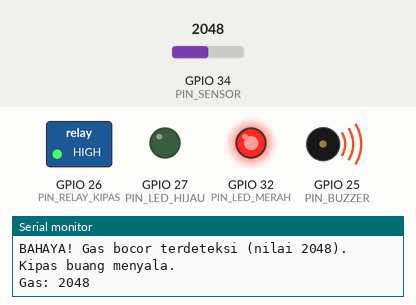
A sketch run on a simulated ESP32. On the bench: switched loads named in the sketch (green lamp = pin HIGH), output pins drawn as LEDs (lit = HIGH), buzzer (waves = sounding, pin HIGH), the last lines printed to the serial monitor. Inputs (shaded band) come from the test bench; at power-on: GPIO 34 (PIN_SENSOR) = 2048.

Above: at 1.2 s.
1.3 s: GPIO 34 (PIN_SENSOR) set to 420
3.1 s: GPIO 34 (PIN_SENSOR) set to 370
At 4.7 s:
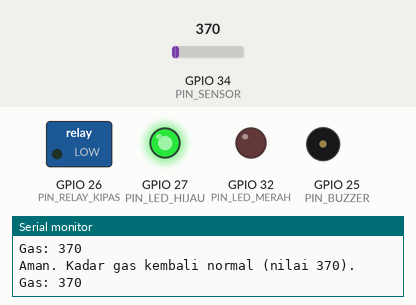
5.2 s: GPIO 34 (PIN_SENSOR) set to 440
At 6.6 s:
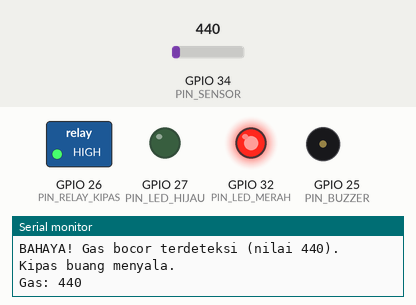
8.2 s: GPIO 34 (PIN_SENSOR) set to 360
At 9.9 s:
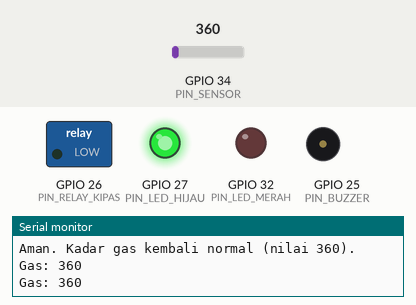
Timing chart, 0 to 11.0 s (numbered marks = the images above; inputs shaded):
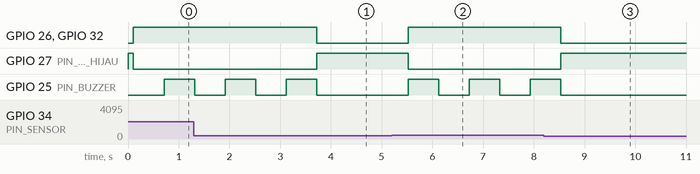

Measured:
- the behaviour switches between 401 and 400 on GPIO 34 (PIN_SENSOR) (found by bisection; images 0 and 1)
- after the input at 3.1 s, GPIO 26 (PIN_RELAY_KIPAS), GPIO 32 (PIN_LED_MERAH): HIGH → LOW after 0.62 s; GPIO 27 (PIN_LED_HIJAU): LOW → HIGH after 0.62 s; GPIO 25 (PIN_BUZZER): goes on until 3.7 s, then stays LOW
- after the input at 5.2 s, GPIO 26 (PIN_RELAY_KIPAS), GPIO 32 (PIN_LED_MERAH): LOW → HIGH after 0.32 s; GPIO 27 (PIN_LED_HIJAU): HIGH → LOW after 0.32 s; GPIO 25 (PIN_BUZZER): alternates HIGH for 0.60 s and LOW for 0.60 s, starting after 0.32 s
- after the input at 8.2 s, GPIO 26 (PIN_RELAY_KIPAS), GPIO 32 (PIN_LED_MERAH): HIGH → LOW after 0.33 s; GPIO 27 (PIN_LED_HIJAU): LOW → HIGH after 0.33 s; GPIO 25 (PIN_BUZZER): goes on until 8.5 s, then stays LOW

The sketch:

GasAlarm.ino
```cpp
// ============================================================
// Alarm Gas Bocor + Kipas Buang Otomatis — ESP32 + MQ-2
// Kode dari YouTube Short "Alarm Gas Bocor ESP32"
// Repo: https://github.com/oerban77/alarm-gas-bocor-esp32
//
// Cara kerja: sensor MQ-2 membaca kadar gas. Kalau melewati
// BATAS, buzzer berbunyi, kipas buang menyala, dan HP kamu
// dapat notifikasi Telegram. Kalau aman, lampu hijau menyala.
//
// Wiring:
//   MQ-2 A0         -> GPIO34 (analog), VCC 5V, GND GND
//   Buzzer (+)      -> GPIO25 (aktif HIGH), (-) GND
//   Modul relay 5V  -> GPIO26 (IN), kipas 12V lewat kontak relay
//   LED hijau       -> GPIO27 (lewat resistor 220 ohm ke GND)
//   LED merah       -> GPIO32 (lewat resistor 220 ohm ke GND)
//
// Kalibrasi: panaskan MQ-2 minimal 5 menit di udara bersih,
// buka Serial Monitor (115200), catat nilai udara bersih,
// lalu set BATAS sedikit di atas nilai itu (default 400).
// ============================================================

#define USE_TELEGRAM 1   // 1 = kirim notifikasi Telegram, 0 = Serial saja

// ============ ISI BAGIAN INI (kalau USE_TELEGRAM = 1) ============
const char* WIFI_SSID     = "NAMA_WIFI_KAMU";
const char* WIFI_PASSWORD = "PASSWORD_WIFI_KAMU";
const String BOT_TOKEN    = "ISI_TOKEN_BOT_DARI_BOTFATHER";
const String CHAT_ID      = "ISI_CHAT_ID_KAMU";
// Cara dapat BOT_TOKEN: chat @BotFather di Telegram -> /newbot
// Cara dapat CHAT_ID: chat @userinfobot di Telegram, catat "Id" kamu.
// ================================================================

#if USE_TELEGRAM
#include <WiFi.h>
#include <WiFiClientSecure.h>
#include <UniversalTelegramBot.h>
#include <ArduinoJson.h>
WiFiClientSecure telegramClient;
UniversalTelegramBot bot(BOT_TOKEN, telegramClient);
#endif

const int PIN_SENSOR      = 34;   // MQ-2 A0
const int PIN_BUZZER      = 25;
const int PIN_RELAY_KIPAS = 26;
const int PIN_LED_HIJAU   = 27;
const int PIN_LED_MERAH   = 32;

const int BATAS = 400;            // sesuaikan setelah kalibrasi
const int BACA_TIAP_MS = 500;     // jeda baca sensor
const unsigned long BUNYI_MS = 400;  // buzzer bunyi putus-putus tiap 400 ms

bool sedangBahaya = false;
bool telegramAktif = false;
unsigned long bunyiTerakhir = 0;
bool buzzerNyala = false;

int bacaSensor() {
  int total = 0;
  for (int i = 0; i < 10; i++) { total += analogRead(PIN_SENSOR); delay(10); }
  return total / 10;
}

void setLampu(bool bahaya) {
  digitalWrite(PIN_LED_MERAH, bahaya ? HIGH : LOW);
  digitalWrite(PIN_LED_HIJAU, bahaya ? LOW : HIGH);
}

void kipasOn(bool nyala) { digitalWrite(PIN_RELAY_KIPAS, nyala ? HIGH : LOW); }

void kirimPesan(const String& teks) {
  Serial.println(teks);
#if USE_TELEGRAM
  if (telegramAktif) {
    bot.sendMessage(CHAT_ID, teks, "");
  }
#endif
}

void setup() {
  Serial.begin(115200);
  pinMode(PIN_BUZZER, OUTPUT);
  pinMode(PIN_RELAY_KIPAS, OUTPUT);
  pinMode(PIN_LED_HIJAU, OUTPUT);
  pinMode(PIN_LED_MERAH, OUTPUT);
  digitalWrite(PIN_BUZZER, LOW);
  kipasOn(false);
  setLampu(false);

#if USE_TELEGRAM
  if (BOT_TOKEN.startsWith("ISI_") || CHAT_ID.startsWith("ISI_")) {
    Serial.println("PERINGATAN: BOT_TOKEN / CHAT_ID belum diisi, notifikasi Telegram nonaktif.");
  } else {
    Serial.print("Menghubungkan WiFi ");
    Serial.print(WIFI_SSID);
    Serial.print(" ... ");
    WiFi.begin(WIFI_SSID, WIFI_PASSWORD);
    unsigned long mulai = millis();
    while (WiFi.status() != WL_CONNECTED && millis() - mulai < 20000) {
      delay(500);
      Serial.print(".");
    }
    if (WiFi.status() == WL_CONNECTED) {
      Serial.println(" terhubung!");
      telegramClient.setInsecure();  // tanpa verifikasi sertifikat (sesuai contoh UniversalTelegramBot)
      telegramAktif = true;
    } else {
      Serial.println(" GAGAL. Notifikasi Telegram nonaktif, alarm tetap jalan.");
    }
  }
#endif

  Serial.println("Alarm gas siap. Panaskan sensor 5 menit dulu sebelum kalibrasi.");
}

void loop() {
  int nilai = bacaSensor();
  Serial.print("Gas: ");
  Serial.println(nilai);

  bool bahaya = (nilai > BATAS);

  if (bahaya && !sedangBahaya) {
    // Baru saja melewati batas: nyalakan alarm + kipas, kirim 1 pesan.
    sedangBahaya = true;
    setLampu(true);
    kipasOn(true);
    kirimPesan("BAHAYA! Gas bocor terdeteksi (nilai " + String(nilai) + "). Kipas buang menyala.");
  } else if (!bahaya && sedangBahaya) {
    // Gas kembali aman.
    sedangBahaya = false;
    digitalWrite(PIN_BUZZER, LOW);
    buzzerNyala = false;
    setLampu(false);
    kipasOn(false);
    kirimPesan("Aman. Kadar gas kembali normal (nilai " + String(nilai) + ").");
  }

  // Buzzer bunyi putus-putus selama bahaya (non-blocking).
  if (sedangBahaya && millis() - bunyiTerakhir >= BUNYI_MS) {
    bunyiTerakhir = millis();
    buzzerNyala = !buzzerNyala;
    digitalWrite(PIN_BUZZER, buzzerNyala ? HIGH : LOW);
  }

  delay(BACA_TIAP_MS);
}
```
